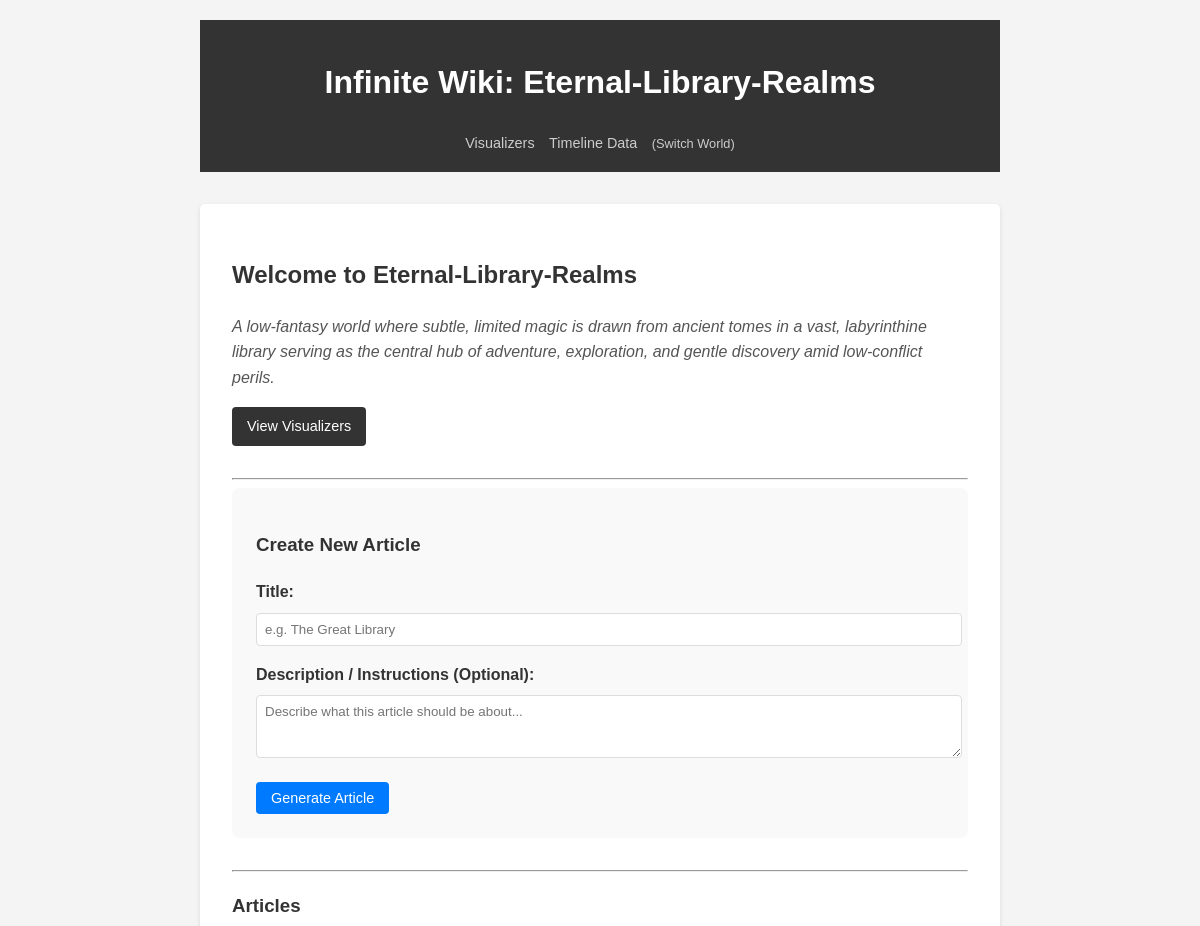
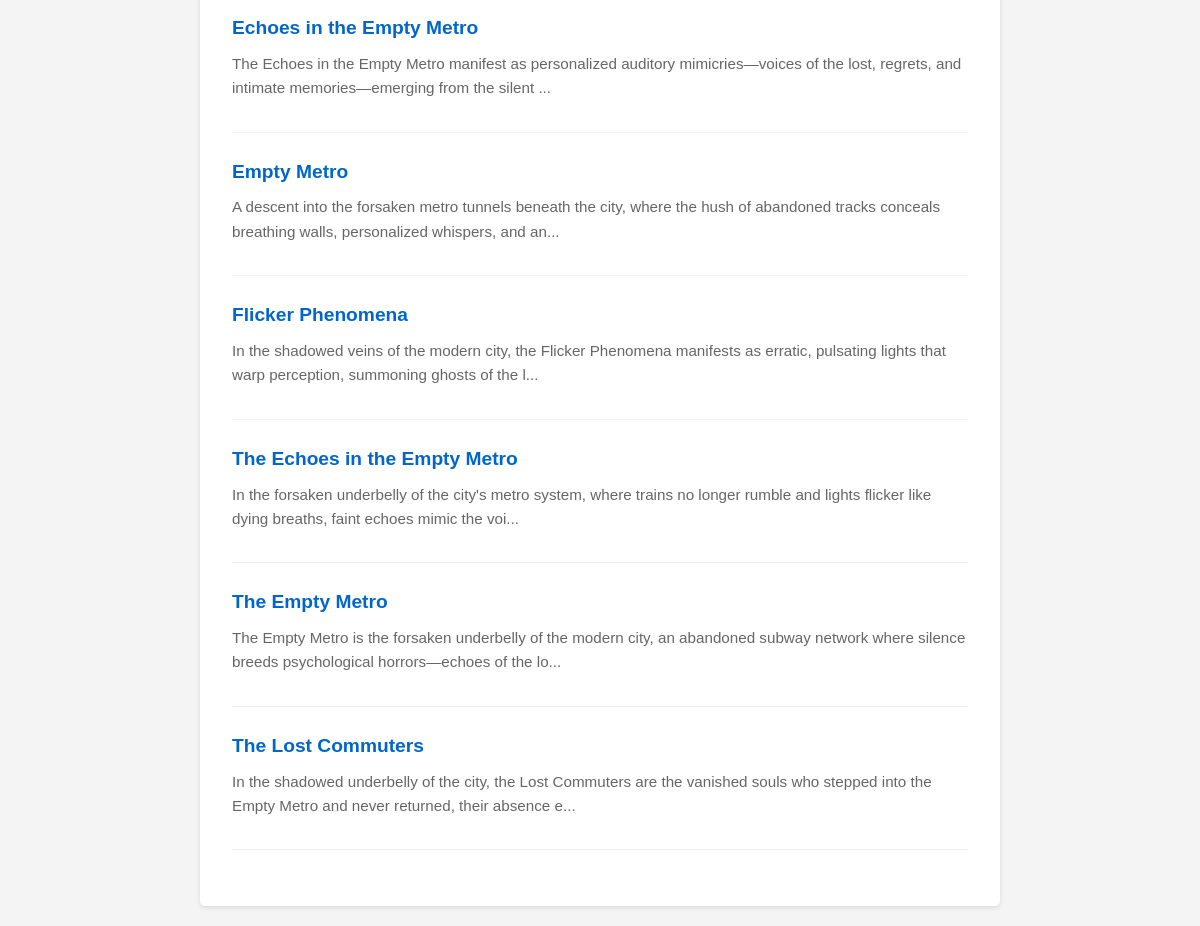
/world/Eternal-Library-Realms, run on the app's committed database (2 pictures, top to bottom).
### app/models/article.py (models this page shows)
class ArticleBase(SQLModel):
    title: str = Field(index=True)
    summary: str
    content: str
    image_url: Optional[str] = Field(default=None)
    image_caption: Optional[str] = Field(default=None)
    year: Optional[str] = Field(default=None)

class Article(ArticleBase, table=True):
    id: Optional[int] = Field(default=None, primary_key=True)
    related_entities_json: str = "[]"

### app/main.py (the view)
@app.get("/world/{world_name}", response_class=HTMLResponse)
async def world_home(request: Request, world_name: str):
    session_gen = get_session(world_name)
    session = next(session_gen)
    try:
        statement = select(Article).order_by(Article.title)
        articles = session.exec(statement).all()
        world_config = world_manager.get_config(world_name)
        return templates.TemplateResponse(
            "world_overview.html",
            {
                "request": request,
                "world_name": world_name,
                "world_config": world_config,
                "articles": articles,
            },
        )
    finally:
        session.close()

### app/templates/world_overview.html (shortened to what this page needs)
{% extends "base.html" %}
{% block content %}
<div class="overview-header">
    <h2>Welcome to {{ world_name }}</h2>
    <p class="description">{{ world_config.description }}</p>
    <div class="actions">
        <a href="{{ base_url }}/world/{{ world_name }}/visualizers" class="btn">View Visualizers</a>
    </div>
</div>
<hr>
<div class="create-section">
    <h3>Create New Article</h3>
    <form action="{{ base_url }}/world/{{ world_name }}/create_custom" method="post" class="create-form">
        <div class="form-group">
            <label for="title">Title:</label>
            <input type="text" id="title" name="title" required placeholder="e.g. The Great Library">
        </div>
        <div class="form-group">
            <label for="description">Description / Instructions (Optional):</label>
            <textarea id="description" name="description" rows="3"
                placeholder="Describe what this article should be about..."></textarea>
        </div>
        <button type="submit" class="btn primary">Generate Article</button>
    </form>
</div>
<hr>
<h3>Articles</h3>
{% if articles %}
<ul class="article-list">
    {% for article in articles %}
    <li>
        <a href="{{ base_url }}/world/{{ world_name }}/wiki/{{ article.title }}">{{ article.title }}</a>
        {% if article.summary %}
        <p class="article-summary">{{ article.summary[:150] }}...</p>
        {% endif %}
    </li>
    {% endfor %}
</ul>
{% else %}
<p>No articles found. <a href="{{ base_url }}/world/{{ world_name }}/wiki/Start">Create the first one!</a></p>
{% endif %}
{% endblock %}

### app/templates/base.html (style rules this page uses)
body { font-family: sans-serif; line-height: 1.6; max-width: 800px; margin: 0 auto; padding: 20px; background: #f4f4f4; color: #333; }
a { color: #0066cc; text-decoration: none; }

### app/templates/world_overview.html (style rules this page uses)
.overview-header { margin-bottom: 2rem; }
.description { font-style: italic; color: #555; }
.actions { margin-top: 1rem; }
.btn { display: inline-block; padding: 8px 15px; background: #333; color: #fff; text-decoration: none; border-radius: 4px; font-size: 0.9em; }
.article-list { list-style: none; padding: 0; }
.article-list li { margin-bottom: 1.5rem; border-bottom: 1px solid #eee; padding-bottom: 1rem; }
.article-list a { font-size: 1.2em; font-weight: bold; }
.article-summary { color: #666; margin-top: 0.5rem; font-size: 0.95em; }
.create-section { background: #f9f9f9; padding: 1.5rem; border-radius: 8px; margin-bottom: 2rem; }
.create-form .form-group { margin-bottom: 1rem; }
.create-form label { display: block; margin-bottom: 0.5rem; font-weight: bold; }
.create-form input[type="text"], .create-form textarea { width: 100%; padding: 8px; border: 1px solid #ddd; border-radius: 4px; font-family: inherit; }
.btn.primary { background: #007bff; color: white; border: none; cursor: pointer; }

### data on the page
Article: title "Echoes in the Empty Metro", summary "The Echoes in the Empty Metro manifest as personalized auditory mimicries—voices of the lost, regrets, and intimate memories—emerging from the silent"
Article: title "Empty Metro", summary "A descent into the forsaken metro tunnels beneath the city, where the hush of abandoned tracks conceals breathing walls, personalized whispers, and an"
Article: title "Flicker Phenomena", summary "In the shadowed veins of the modern city, the Flicker Phenomena manifests as erratic, pulsating lights that warp perception, summoning ghosts of the l"
Article: title "The Echoes in the Empty Metro", summary "In the forsaken underbelly of the city's metro system, where trains no longer rumble and lights flicker like dying breaths, faint echoes mimic the voi"
Article: title "The Empty Metro", summary "The Empty Metro is the forsaken underbelly of the modern city, an abandoned subway network where silence breeds psychological horrors—echoes of the lo"
Article: title "The Lost Commuters", summary "In the shadowed underbelly of the city, the Lost Commuters are the vanished souls who stepped into the Empty Metro and never returned, their absence e"

### other printed values
{{ world_name }} "Eternal-Library-Realms"
